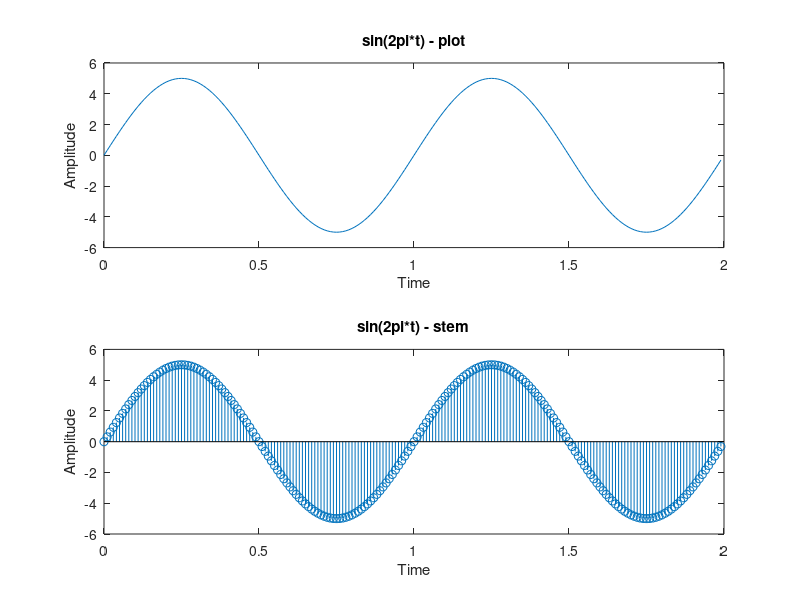
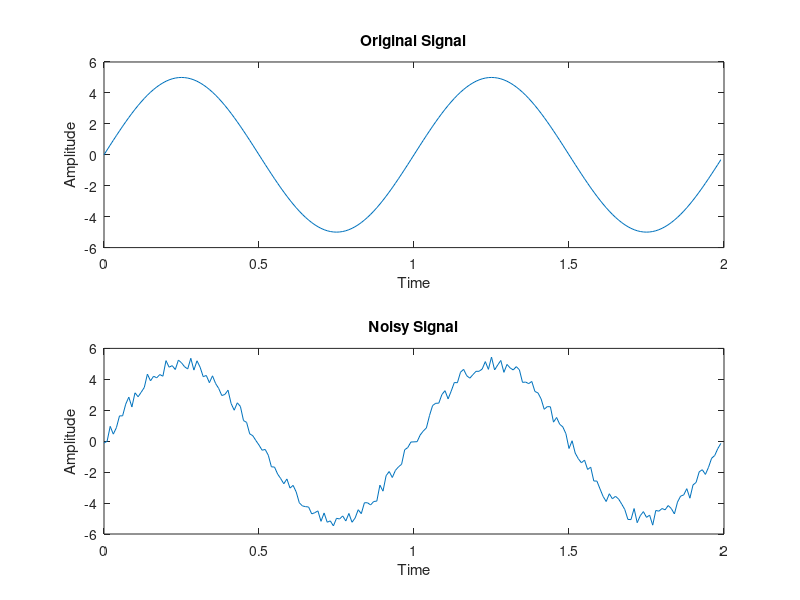
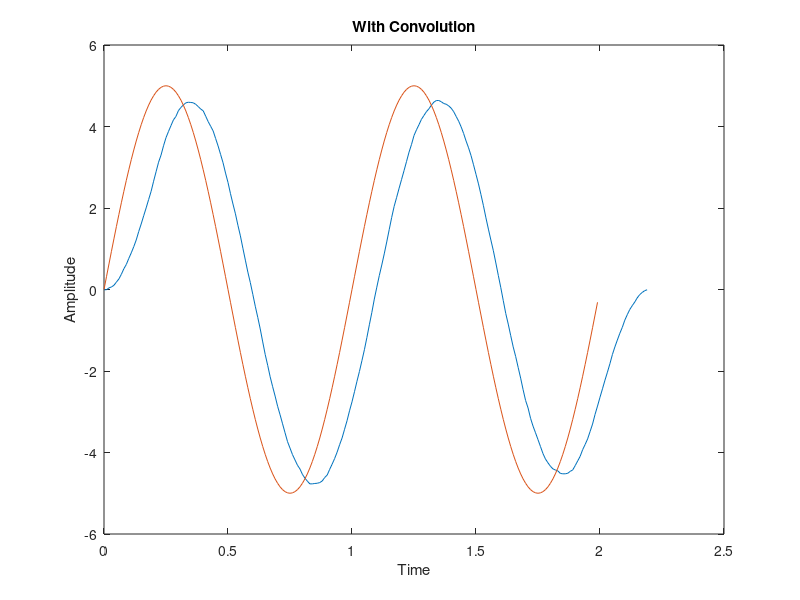
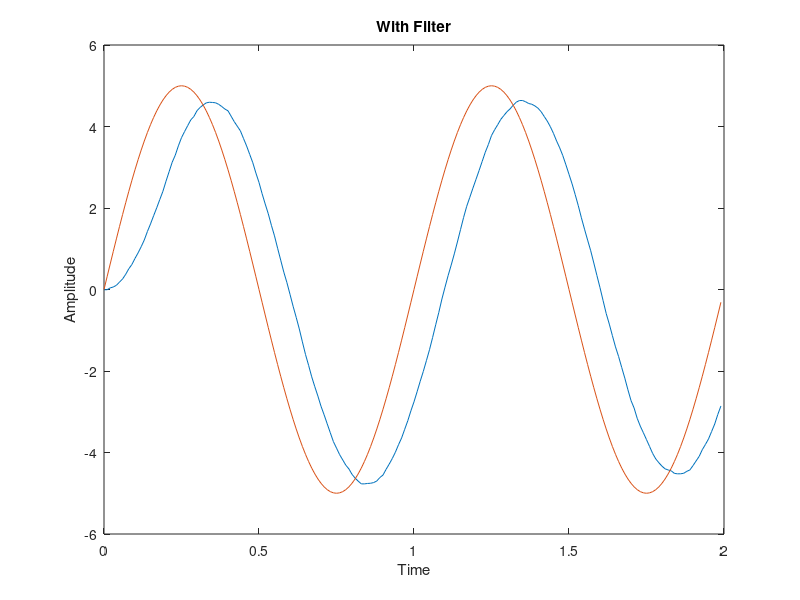

Reproduce these figures in MATLAB, in order. (Note: this script raises an error after producing the figures.)
clc
close all
clear
%% 1-1)

t = 0:0.01:1.99;
A = 5;
f = 1;
sig = A*sin(2*pi*f*t);

figure(1)
subplot(2,1,1);
plot(t, sig);
title("sin(2pi*t) - plot");
ylabel("Amplitude");
xlabel("Time");

subplot(2,1,2); 
stem(t, sig);
title("sin(2pi*t) - stem");
ylabel("Amplitude");
xlabel("Time");
%% 2-1)

noise = rand(1, 200) - 0.5; % minus 0.5 to set mean at zero
newSig = sig + noise;

figure(2)
subplot(2,1,1);
plot(t, sig);
title("Original Signal");
ylabel("Amplitude");
xlabel("Time");

subplot(2,1,2);
plot(t, newSig);
title("Noisy Signal");
ylabel("Amplitude");
xlabel("Time");
%% 3-1)

t1 = 0:0.01:2.19; % Updating time variable for extension resulting from convolution
movAvg = ones(1, 21)/21; % Dividing by moving average length to avoid increasing signal energy
conv = conv(newSig, movAvg);

figure(3)
plot(t1, conv);
title("With Convolution");
ylabel("Amplitude");
xlabel("Time");
hold on;
plot(t, sig);
%% 4-1)

coef = ones(1, 21)/21;
filt = filter(coef, 1, newSig);

figure(4)
plot(t, filt);
title("With Filter");
ylabel("Amplitude");
xlabel("Time");
hold on;
plot(t, sig);
%% 5-1)

f = 2;
w = 2*pi*f;
n = 200;
func = singen(w, n);

figure(5)
plot(t, func);
title("With Function");
ylabel("Amplitude");
xlabel("Time");
% function [y] = singen(w, n)
% 
%     t = 0:1/n:(n-1)/n;
%     y = sin(w.*t);
%     
% end
%% 6-1)

F = 100; % Sine generation frequency
fs = 5; % Sampling frequency
n = 4;
t2 = 1/F:1/F:n;

x = cos(2*pi*t2) + cos(8*pi*t2) + cos(12*pi*t2);
figure(6)
plot(t2, x);
title("Sampling - for loop");
ylabel("Amplitude");
xlabel("Time");

% Sampling with a for loop
tSamp= 1/fs:1/fs:n;
xSamp = zeros(1, n*fs);
for i = 1:1:n*fs
    xSamp(i) = x(i*(F/fs));
end

hold on;
stem(tSamp, xSamp);
% Sampling with repmat
mask = [0, 0, 0, 0, 0, 0, 0, 0, 0, 0, 0, 0, 0, 0, 0, 0, 0, 0, 0, 1];
mask = repmat(mask, 1, F/fs);
xSamp1 =  x.*mask;

figure(7)
plot(t2, x);
title("Sampling - repmat");
ylabel("Amplitude");
xlabel("Time");
hold on;
stem(t2, xSamp1);
% Sampling with downsample & better sampling frequency
fs1 = 20;
xSamp2 =  downsample(x, F/fs1);
tSamp1 = 1/F:1/fs1:n-1/F;

figure(8)
plot(t2, x);
title("Sampling - Downsample");
ylabel("Amplitude");
xlabel("Time");
hold on;
stem(tSamp1, xSamp2);
% Reconstruction
filt = lowpass(xSamp, 5, 5);
filt1 = lowpass(xSamp2, 5, 5);
figure(9)
plot(t2, x);
hold on;
plot(tSamp, filt);
title("Recunstructed Signal - for loop");
ylabel("Amplitude");
xlabel("Time");
figure(10)
plot(t2, x);
hold on;
plot(tSamp1, filt1);
title("Recunstructed Signal - Downsample");
ylabel("Amplitude");
xlabel("Time");
%% 7-1)

t3 = -4.99:0.01:4.99;
y = sinc(5*t3).^2;

figure();
subplot(2, 1, 1),
plot(t3, y);
title('Original Signal in Time Domain');
ylabel("Amplitude");
xlabel("Time");
subplot(2, 1, 2),
plot(abs(fftshift(fft(y))))
title('Original Signal Spectrum');
ylabel("Amplitude");
xlabel("Frequency");
k = 1;
figure(),
for i = [25, 20, 10, 5] % [100/4 , 100/5, 100/10, 100/20]
    
    ySamp = downsample(y, i);
    subplot(4, 1, k)
    plot(abs(fftshift(fft(ySamp))))
    title(sprintf("Sampled Signal Spectrum - F/fs = %d", i));
    ylabel("Amplitude");
    xlabel("Frequency");
    k = k+1;

end
%% 8-1)

% Sampling in 256 points
t4 = linspace(-5, 5, 256);
z1 = sinc(2*t4);

figure()
plot(abs(fftshift(fft(z1))));
title("Signal Spectrum - 256 points");
ylabel("Amplitude");
xlabel("Frequency");
figure()
plot(z1);
title("Time Domain Signal - 256 points");
ylabel("Amplitude");
xlabel("Time");
% Resample to 128, 768, 384 points & plot signal in time & frequency domain
for i = [128, 768, 384]
    
    t5 = linspace(-5, 5, i);
    z2 = sinc(2*t5);
    figure()
    plot(abs(fftshift(fft(z1))));
    title(sprintf("Signal Spectrum - %d", i));
    ylabel("Amplitude");
    xlabel("Frequency");
    f_axis = (0:i-1) * (256/i);
    hold on;
    plot(f_axis, abs(fftshift(fft(z2))));
    legend("256", sprintf("%d", i));
    
    figure()
    plot(z1);
    title(sprintf("Signal in time domain - %d", i));
    ylabel("Amplitude");
    xlabel("Time");
    t_axis = (0:i-1) * (256/i);
    hold on;
    plot(t_axis, z2);
    legend("256", sprintf("%d", i));

end
%% 9-1)

% Generate The Original Signal & plot it's spectrum
t7 = 0:0.01:11.99;
f1 = pi/16;
f2 = 5*pi/16;
f3 = 9*pi/16;
f4 = 13*pi/16;

sig1 = cos(2*pi*f1*t7);
sig2 = cos(2*pi*f2*t7);
sig3 = cos(2*pi*f3*t7);
sig4 = cos(2*pi*f4*t7);
sig = sig1 + sig2 + sig3 + sig4;

figure()
plot(abs(fftshift(fft(sig))));
title("Original & Final Signal Spectrum");
ylabel("Amplitude");
xlabel("Frequency");
% Implort Analysis & Synthesis filter coefficients
coef1 = xlsread('filters.xls', 1);
coef2 = xlsread('filters.xls', 2);

analysis1 = filter(coef1(1,:), 1, sig1); % Analysis Filter
sampledSig1 = downsample(analysis1, 4); % Downsample with 4
pu1 = 2*sampledSig1; % Gain *2
upSig1 = upsample(pu1, 4); % Upsample with 4
synthesis1 = filter(coef2(1,:), 1, upSig1); % Synthesis Filter

analysis2 = filter(coef1(2,:), 1, sig2);
sampledSig2 = downsample(analysis2, 4);
pu2 = 0*sampledSig2; % Gain *0
upSig2 = upsample(pu2, 4);
synthesis2 = filter(coef2(2,:), 1, upSig2);

analysis3 = filter(coef1(3,:), 1, sig3);
sampledSig3 = downsample(analysis3, 4);
pu3 = 1*sampledSig3; % Gain *1
upSig3 = upsample(pu3, 4);
synthesis3 = filter(coef2(3,:), 1, upSig3);

analysis4 = filter(coef1(4,:), 1, sig4);
sampledSig4 = downsample(analysis4, 4);
pu4 = 0.5*sampledSig4; % Gain *0.5
upSig4 = upsample(pu4, 4);
synthesis4 = filter(coef2(4,:), 1, upSig4);

% Generate Output of Filter Bank & Plot it's Spectrum
final = synthesis1 + synthesis2 + synthesis3 + synthesis4;

hold on;
plot(abs(fftshift(fft(final))));
